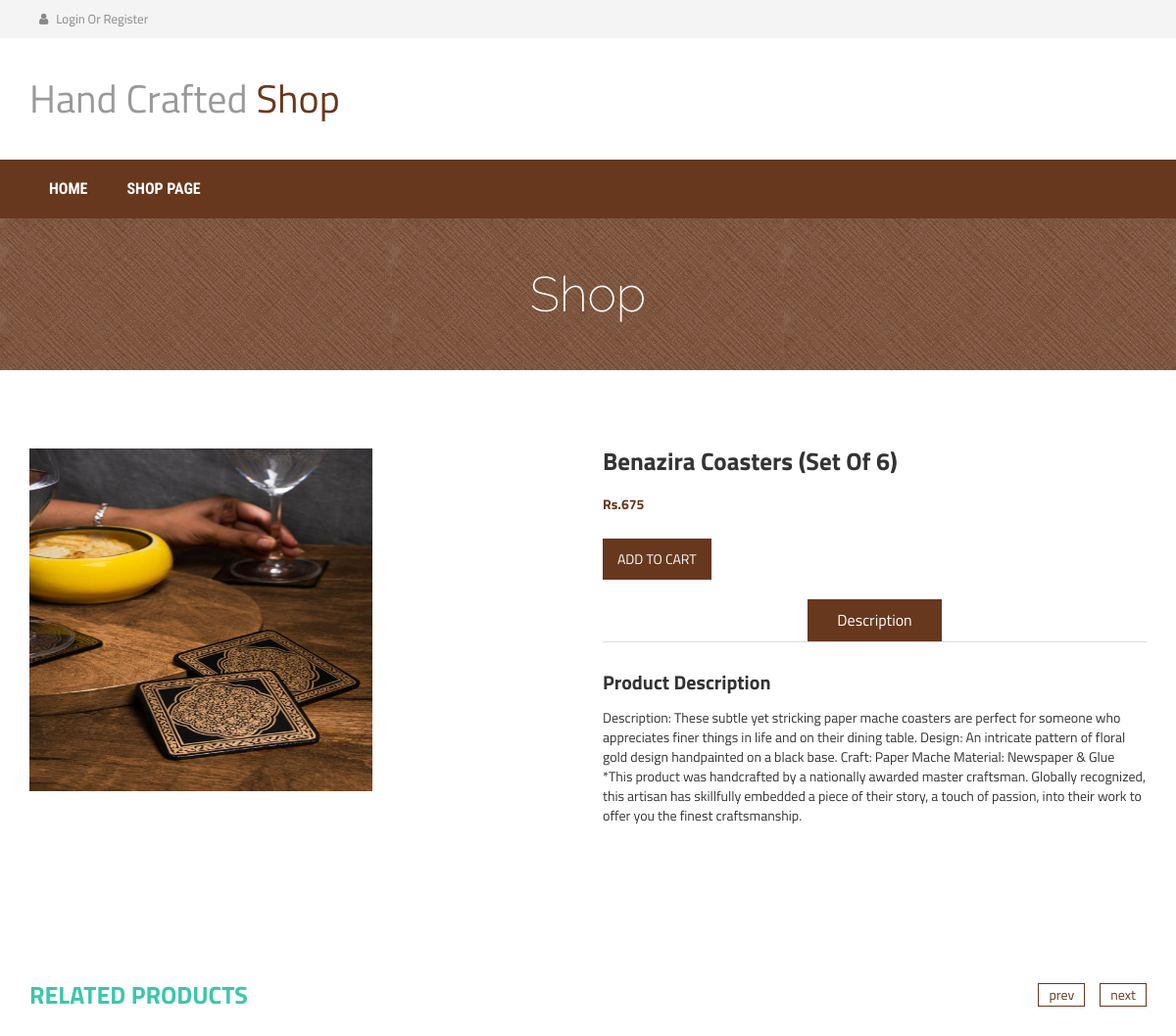
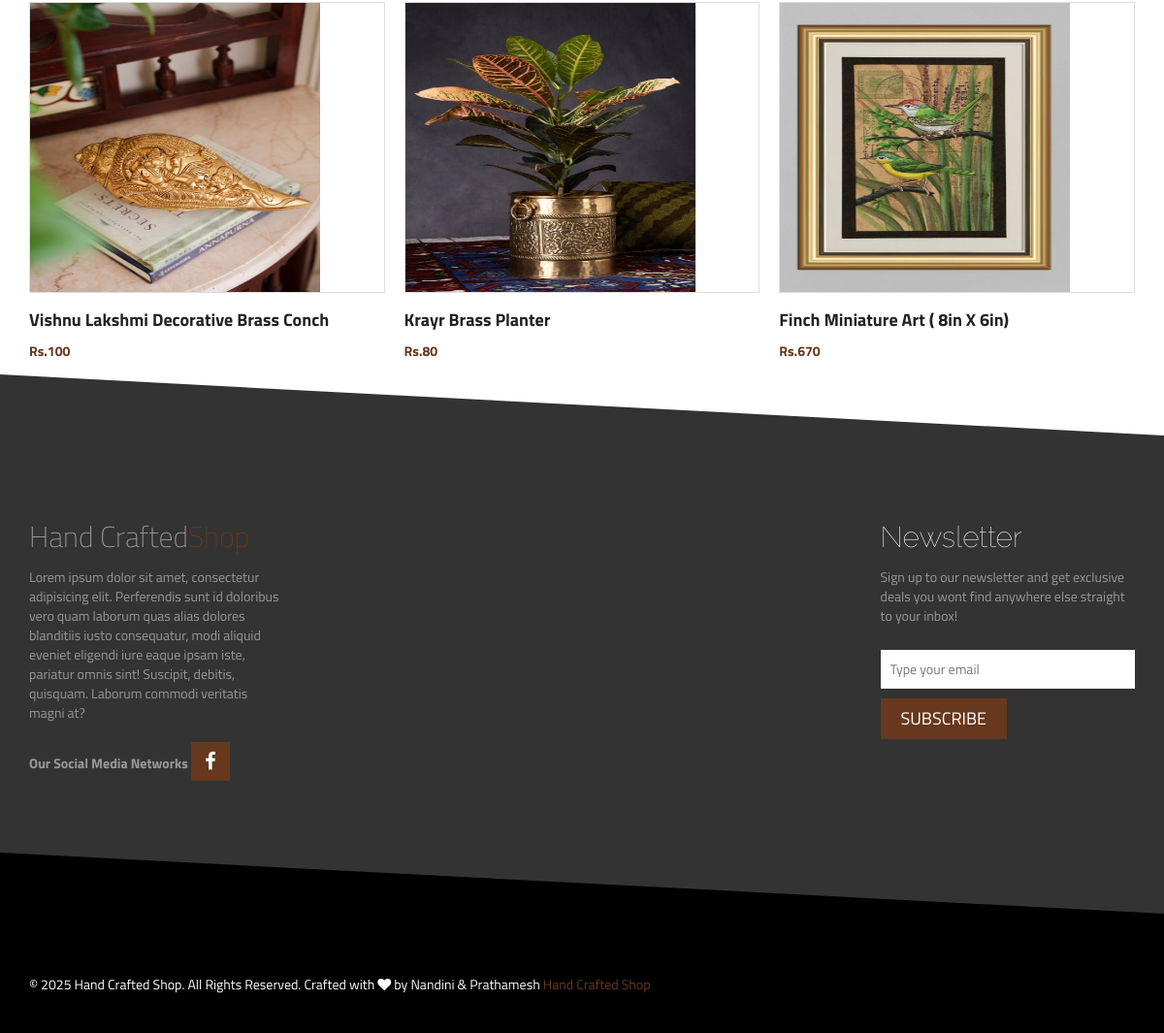
/index.php/Single?id=5, run on the app's committed database (2 pictures, top to bottom).
### tables this page shows
CREATE TABLE `products` (
  `p_id` int(11) NOT NULL,
  `product_name` varchar(100) NOT NULL,
  `product_category` varchar(100) NOT NULL,
  `product_price` varchar(100) NOT NULL,
  `product_des` varchar(1000) NOT NULL,
  `file_name` varchar(100) NOT NULL,
  `file_path` varchar(100) NOT NULL,
  `file_ext` varchar(100) NOT NULL
);

### application/controllers/Single.php (called while the page is built)
<?php
class Single extends CI_Controller
{
    function index(){
        $id = $_GET['id'];
        $query = $this->Single_model->getPro($id);
        $data['product'] = $query->result();
        $query = $this->Single_model->rel_pro();
        $data['relpro'] = $query->result();
        $this->load->view('single-product',$data);
    }
}

### index.php (called while the page is built, shortened)
<?php
require_once BASEPATH.'core/CodeIgniter.php';

### application/models/Single_model.php (called while the page is built)
<?php
class Single_model extends CI_Model
{
    function getPro($id){
        $query = $this->db->get_where('products',array('p_id' => $id));
        return $query;
    }
    function rel_pro(){
        $query = $this->db->get('products');
        return $query;
    }
}

### application/views/single-product.php (the view, shortened to what this page needs)
<!DOCTYPE html>
<html lang="en">
<head>
    <link rel="stylesheet" href="https://maxcdn.bootstrapcdn.com/bootstrap/3.2.0/css/bootstrap.min.css">
    <link rel="stylesheet" href="https://maxcdn.bootstrapcdn.com/font-awesome/4.3.0/css/font-awesome.min.css">
    <link rel="stylesheet" href="<?php echo base_url() ?>assets/css/owl.carousel.css">
    <link rel="stylesheet" href="<?php echo base_url() ?>assets/style.css">
    <link rel="stylesheet" href="<?php echo base_url() ?>assets/css/responsive.css">
</head>
<body>
<?php
include "include/head.php";
?>
<div class="product-big-title-area">
    <div class="container">
        <div class="row">
            <div class="col-md-12">
                <div class="product-bit-title text-center">
                    <h2>Shop</h2>
                </div>
            </div>
        </div>
    </div>
</div>
<div class="single-product-area">
    <div class="zigzag-bottom"></div>
    <div class="container">
        <div class="row">
            <div class="col-md-12">
                <div class="product-content-right">
                    <?php
                    if(isset($product)){
                        foreach ($product as $row){
                            ?>
                            <div class="row">
                                <div class="col-sm-6">
                                    <div class="product-images">
                                        <div class="product-main-img">
                                            <img style="height: 350px; width: 350px" src="<?php echo base_url() ?>/uploads/<?php echo $row->file_name ?>" alt="">
                                        </div>
                                    </div>
                                </div>
                                <div class="col-sm-6">
                                    <div class="product-inner">
                                        <h2 class="product-name"><?php echo $row->product_name ?></h2>
                                        <div class="product-inner-price">
                                            <ins>Rs.<?php echo $row->product_price ?></ins>
                                        </div>
                                        <a href="<?php echo base_url()?>index.php/Cart?id=<?php echo $row->p_id ?>" ><button class="add_to_cart_button" type="submit">Add to cart</button></a>
                                        <br/><br/>
                                        <div role="tabpanel">
                                            <ul class="product-tab" role="tablist">
                                                <li role="presentation" class="active"><a href="#home" aria-controls="home" role="tab" data-toggle="tab">Description</a></li>
                                            </ul>
                                            <div class="tab-content">
                                                <div role="tabpanel" class="tab-pane fade in active" id="home">
                                                    <h2>Product Description</h2>
                                                    <p>
                                                        <?php echo $row->product_des ?>
                                                    </p>
                                                </div>
                                            </div>
                                        </div>
                                    </div>
                                </div>
                            </div>
                            <?php
                        }
                    }
                    ?>
                    <br/><br/><br/><br/><br/>
                    <div class="related-products-wrapper">
                        <h2 class="related-products-title">Related Products</h2>
                        <div class="related-products-carousel">
                            <?php
                            if(isset($relpro)){
                                foreach($relpro as $row ){
                                    ?>
                            <div class="single-product">
                            <div class="product-f-image">
                                <img style="height: 300px; width: 300px" src="<?php echo base_url() ?>uploads/<?php echo $row->file_name ?>" alt="">
                                <div class="product-hover">
                                </div>
                            </div>
                            <h2><a href=""><?php echo $row->product_name ?></a></h2>
                            <div class="product-carousel-price">
                                <ins>Rs.<?php echo $row->product_price ?></ins>
                            </div>
                        </div>
                                    <?php
                                }
                            }
                            ?>
                        </div>
                    </div>
                </div>
            </div>
        </div>
    </div>
</div>
<?php
include "include/footer.php";
?>
</body>
</html>

### assets/style.css (style rules this page uses)
img { max-width: 100%; height: auto; }
h1, h2, h3, h4, h5, h6 { font-weight: 700; margin: 0 0 15px; }
body { font-family: 'Titillium Web', sans-serif; }
.slider-area, .promo-area, .brands-area, .maincontent-area, .footer-top-area, .product-widget-area, .product-breadcroumb-area, .single-product-area { position: relative;overflow: hidden }
.zigzag-bottom { background: none repeat scroll 0 0 #67381d; bottom: -80px; height: 165px; left: -5%; position: absolute; transform: rotate(3deg); width: 108%; z-index: 9; }
.product-f-image { position: relative; }
.product-hover { height: 100%; left: 0; position: absolute; top: 0; width: 100%;overflow: hidden;border: 1px solid #ddd; }
.product-hover:after { background: none repeat scroll 0 0 #000; content: ""; height: 100%; left: -100%; opacity: 0.6; position: absolute; top: 0; width: 100%;transition: .4s; }
.product-carousel-price ins { color: #67381d; font-weight: 700; margin-right: 5px; text-decoration: none; }
.single-product h2 { font-size: 18px; line-height: 25px; margin-bottom: 10px; margin-top: 15px; }
.single-product h2 a { color: #222; }
.single-product { overflow: hidden; }
a { color: #67381d }
.product-big-title-area { background: url(img/crossword.png) repeat scroll 0 0 #67381d }
.product-bit-title h2 { font-family: raleway; font-size: 50px; font-weight: 200; margin: 0; padding: 50px 0;color: #fff; }
.single-product-area .zigzag-bottom { background-color: #333333 }
.single-product-area { padding: 80px 0 130px; }
input[type="submit"], button[type=submit] { background: none repeat scroll 0 0 #67381d; border: medium none; color: #fff; padding: 11px 20px; text-transform: uppercase; }
.product-main-img { margin-bottom: 20px; }
.product-name { font-size: 25px; margin-bottom: 20px; }
.product-inner-price { margin-bottom: 25px; }
.product-inner-price > ins { color: #67381d; font-weight: 700; margin-right: 10px; text-decoration: none; }
.add_to_cart_button { background: none repeat scroll 0 0 #67381d; border: medium none; color: #fff; padding: 6px 25px;display: inline-block }
.product-tab { border-bottom: 1px solid #ddd; list-style: outside none none; margin: 0 0 30px; padding: 0; text-align: center; }
.product-tab li { display: inline-block; }
.product-tab li.active { background: none repeat scroll 0 0 #67381d; }
.product-tab li.active a { color: #fff; }
.product-tab li a { color: #222; display: block; font-size: 16px; padding: 10px 30px; }
.tab-content h2 { font-size: 20px; }
.tab-content { margin-bottom: 30px; }
.related-products-wrapper { margin-top: 30px; }
.related-products-title { color: #3dc6ab; font-size: 25px; margin-bottom: 30px; text-transform: uppercase; }

### assets/css/responsive.css (style rules this page uses)
@media only screen and (min-width: 992px) and (max-width: 1280px) { input[type="submit"], button[type="submit"] { padding: 11px 15px; } }

### data on the page
products: file_name (picture), product_name "Benazira Coasters (Set Of 6)", product_price "675", product_des "Description: These subtle yet stricking paper mache coasters are perfect for someone who appreciates finer things in life and on their dining table. Design: An intricate pattern of floral gold design handpainted on a black base. Craft: Paper Mache Material: Newspaper & Glue *This product was handcrafted by a nationally awarded master craftsman. Globally recognized, this artisan has skillfully embedded a piece of their story, a touch of passion, into their work to offer you the finest craftsmanship."
products: file_name (picture), product_name "Vishnu Lakshmi Decorative Brass Conch", product_price "100"
products: file_name (picture), product_name "Krayr Brass Planter", product_price "80"
products: file_name (picture), product_name "Finch Miniature Art ( 8in X 6in)", product_price "670"
